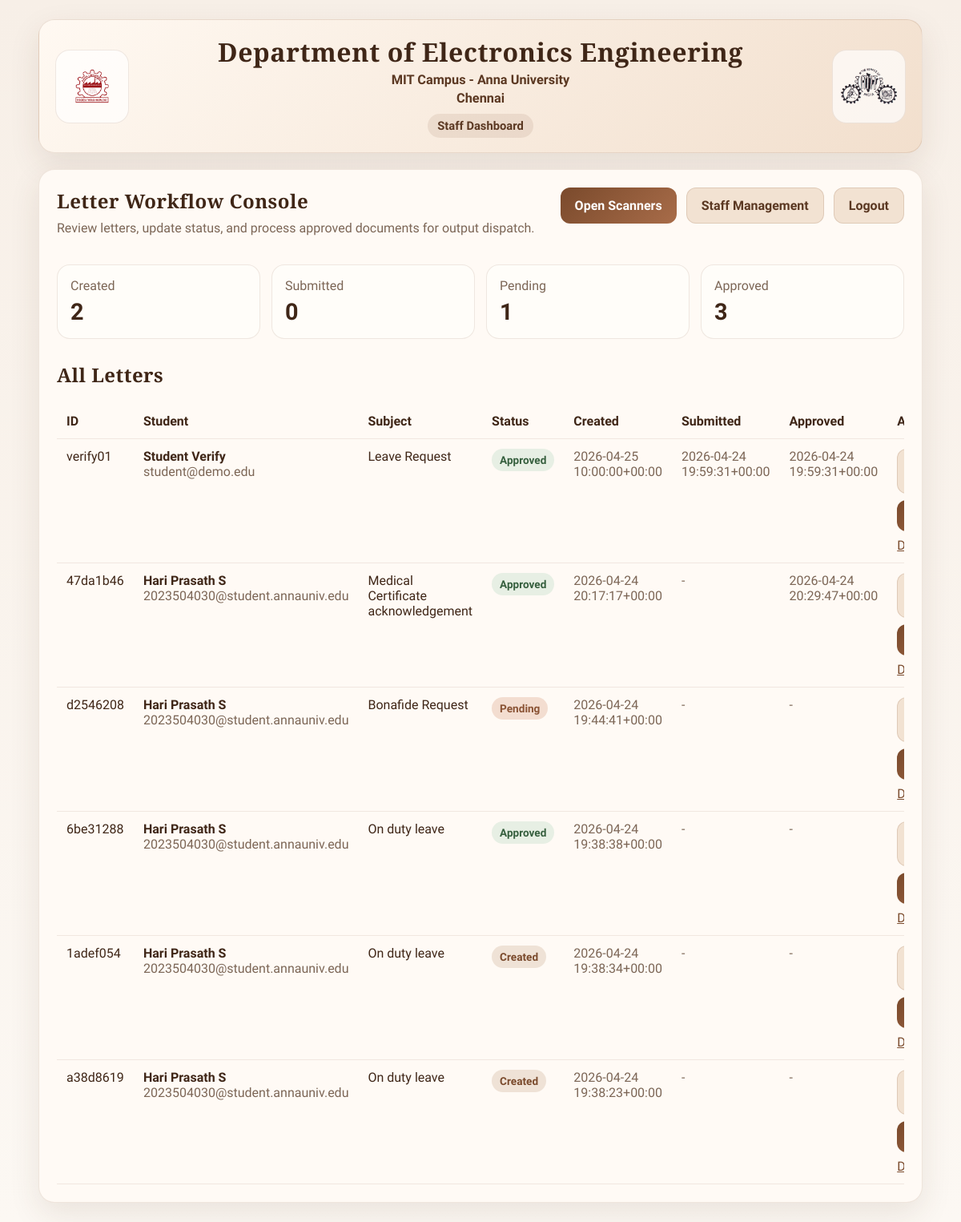
The app's page /dashboard/staff (signed in) with its own data.
### letterbox/models.py (models this page shows)
class Letter(db.Model):
    __tablename__ = "letters"
    __table_args__ = (
        CheckConstraint(
            "status IN ('Created', 'Submitted', 'Pending', 'Approved')",
            name="ck_letters_status",
        ),
    )
    app_id = db.Column(db.String(32), primary_key=True)
    name = db.Column(db.String(120), nullable=False)
    email = db.Column(db.String(255), nullable=False, index=True)
    phone = db.Column(db.String(30), nullable=False)
    subject = db.Column(db.String(255), nullable=False)
    description = db.Column(db.Text, nullable=False)
    status = db.Column(db.String(20), nullable=False, default="Created", index=True)
    generated_file_name = db.Column(db.String(255), nullable=True)
    qr_file_name = db.Column(db.String(255), nullable=True)
    created_at = db.Column(db.DateTime(timezone=True), nullable=False, default=utcnow, index=True)
    submitted_at = db.Column(db.DateTime(timezone=True), nullable=True)
    approved_at = db.Column(db.DateTime(timezone=True), nullable=True)

### letterbox/routes_staff.py (the view)
    @app.route("/dashboard/staff")
    @login_required
    @roles_required("staff", "admin")
    @staff_key_required
    def staff_dashboard():
        letters = Letter.query.order_by(Letter.created_at.desc(), Letter.app_id.desc()).all()
        counts = {status: 0 for status in settings.VALID_STATUSES}
        for letter in letters:
            counts[letter.status] = counts.get(letter.status, 0) + 1
        return render_template("staff_dashboard.html", letters=letters, counts=counts, name=session.get("name"))

### letterbox/auth.py (called while the page is built)
def login_required(fn):
    @wraps(fn)
    def wrapper(*args, **kwargs):
        if not session.get("username"):
            return redirect(url_for("login"))
        return fn(*args, **kwargs)
    return wrapper

def roles_required(*roles):
    allowed_roles = set(roles)
    def decorator(fn):
        @wraps(fn)
        def wrapper(*args, **kwargs):
            if session.get("role") not in allowed_roles:
                abort(403)
            return fn(*args, **kwargs)
        return wrapper
    return decorator

def staff_key_required(fn):
    @wraps(fn)
    def wrapper(*args, **kwargs):
        if session.get("role") in {"staff", "admin"} and settings.STAFF_ACCESS_KEY and not session.get("staff_key_ok"):
            return redirect(url_for("staff_login", message="Please sign in again with the admin key for staff access."))
        return fn(*args, **kwargs)
    return wrapper

### templates/staff_dashboard.html (shortened to what this page needs)
<!DOCTYPE html>
<html lang="en">
<head>
  <link rel="stylesheet" href="/static/style.css">
</head>
<body>
  <div class="container">
    {% set portal_tag = 'Staff Dashboard' %}
    {% include '_brand_banner.html' %}
    <div class="card">
      <div style="display:flex;justify-content:space-between;gap:16px;flex-wrap:wrap;align-items:flex-start;">
        <div>
          <h2 style="margin:0;">Letter Workflow Console</h2>
          <p class="muted" style="margin-top:8px;">Review letters, update status, and process approved documents for output dispatch.</p>
        </div>
        <div class="stack-actions">
          <a class="btn" href="/scanners">Open Scanners</a>
          <a class="btn btn-soft" href="/admin">Staff Management</a>
          <a class="btn btn-soft" href="/logout">Logout</a>
        </div>
      </div>
      <div class="dashboard-grid" style="margin-top:20px;">
        <div class="stat-box">
          <span class="muted">Created</span>
          <strong>{{ counts.Created or 0 }}</strong>
        </div>
        <div class="stat-box">
          <span class="muted">Submitted</span>
          <strong>{{ counts.Submitted or 0 }}</strong>
        </div>
        <div class="stat-box">
          <span class="muted">Pending</span>
          <strong>{{ counts.Pending or 0 }}</strong>
        </div>
        <div class="stat-box">
          <span class="muted">Approved</span>
          <strong>{{ counts.Approved or 0 }}</strong>
        </div>
      </div>
      <h2 style="margin-top:28px;">All Letters</h2>
      {% if letters %}
        <div class="table-wrap" style="margin-top:12px;">
          <table>
            <thead>
              <tr>
                <th>ID</th>
                <th>Student</th>
                <th>Subject</th>
                <th>Status</th>
                <th>Created</th>
                <th>Submitted</th>
                <th>Approved</th>
                <th>Actions</th>
              </tr>
            </thead>
            <tbody>
              {% for letter in letters %}
                <tr>
                  <td>{{ letter.app_id }}</td>
                  <td><strong>{{ letter.name }}</strong><br><span class="muted">{{ letter.email }}</span></td>
                  <td>{{ letter.subject }}</td>
                  <td><span class="status-pill {{ letter.status }}">{{ letter.status }}</span></td>
                  <td class="muted">{{ letter.created_at }}</td>
                  <td class="muted">{{ letter.submitted_at or '-' }}</td>
                  <td class="muted">{{ letter.approved_at or '-' }}</td>
                  <td>
                    <div style="display:flex;gap:8px;flex-wrap:wrap;">
                      <form method="post" action="/letters/{{ letter.app_id }}/review">
                        <button class="btn btn-soft" type="submit">Mark Pending</button>
                      </form>
                      <form method="post" action="/approve">
                        <button class="btn" type="submit">Approve</button>
                      </form>
                      <a href="/download/{{ letter.app_id }}" style="align-self:center;">Download</a>
                    </div>
                  </td>
                </tr>
              {% endfor %}
            </tbody>
          </table>
        </div>
      {% else %}
        <p class="muted" style="margin-top:14px;">No letters are available yet.</p>
      {% endif %}
    </div>
  </div>
</body>
</html>

### templates/_brand_banner.html
<div class="brand-banner {% if compact_banner %}compact{% endif %}">
  <div class="brand-logo-shell">
    <img src="{{ anna_logo_url }}" alt="Anna University logo placeholder">
  </div>
  <div class="brand-copy">
    <h1 class="dept">{{ department_title }}</h1>
    <div class="line">{{ campus_title }}</div>
    <div class="line">{{ city_title }}</div>
    {% if portal_tag %}
      <div class="portal-tag">{{ portal_tag }}</div>
    {% endif %}
  </div>
  <div class="brand-logo-shell">
    <img src="{{ mit_logo_url }}" alt="MIT Campus logo placeholder">
  </div>
</div>

### static/style.css (style rules this page uses)
:root { --coffee-900:#3f2617; --coffee-800:#5b3822; --coffee-700:#7a4a2c; --coffee-500:#a86c49; --skin-100:#fbf4ec; --skin-200:#f2e2d2; --skin-300:#e5c8ae; --card:#fffaf5; --line:#d6b79b; --muted:#7c6656; --success:#365f3e; --danger:#8a2d2d; --shadow:0 14px 38px rgba(74,45,27,.10); }
* { box-sizing:border-box }
body { margin:0; color:var(--coffee-900); font-family:"Source Sans 3", Arial, sans-serif; background:linear-gradient(180deg,#f7efe7 0%, #fcf8f3 100%); }
h1,h2,h3,h4 { font-family:"Cormorant Garamond", Georgia, serif; letter-spacing:.02em; }
a { color:var(--coffee-700) }
.container { max-width:1140px;margin:24px auto;padding:0 18px }
.card { background:var(--card); border:1px solid rgba(122,74,44,.12); border-radius:20px; padding:22px; box-shadow:var(--shadow); }
.btn { display:inline-flex; align-items:center; justify-content:center; gap:8px; padding:12px 18px; border:none; border-radius:12px; background:linear-gradient(135deg,var(--coffee-700),var(--coffee-500)); color:#fff; cursor:pointer; text-decoration:none; font-weight:700; }
.btn-soft { background:var(--skin-200); color:var(--coffee-800); border:1px solid rgba(122,74,44,.16); }
.small,.muted { color:var(--muted) }
.brand-banner { display:grid; grid-template-columns:92px 1fr 92px; gap:16px; align-items:center; padding:18px 20px; border-radius:20px; background:linear-gradient(135deg,#fff9f2, #f2dfcd); border:1px solid rgba(122,74,44,.14); box-shadow:var(--shadow); margin-bottom:20px; }
.brand-logo-shell { display:flex; align-items:center; justify-content:center; width:92px; height:92px; border-radius:18px; background:rgba(255,255,255,.68); border:1px solid rgba(122,74,44,.12); }
.brand-logo-shell img { width:70px; height:70px; object-fit:contain; }
.brand-copy { text-align:center }
.brand-copy .dept { font-size:2rem; font-weight:700; margin:0; color:var(--coffee-900); }
.brand-copy .line { margin-top:4px; font-size:1.02rem; color:var(--coffee-800); font-weight:600; }
.portal-tag { display:inline-flex; margin-top:10px; padding:6px 12px; border-radius:999px; background:rgba(122,74,44,.10); color:var(--coffee-800); font-weight:700; font-size:.92rem; }
.dashboard-grid { display:grid; grid-template-columns:repeat(4,minmax(0,1fr)); gap:14px; }
.stat-box { padding:16px; border-radius:16px; background:#fffdf9; border:1px solid rgba(122,74,44,.12); }
.stat-box strong { display:block; font-size:1.8rem; margin-top:6px; color:var(--coffee-900); }
.status-pill { display:inline-block; padding:6px 10px; border-radius:999px; font-size:.85rem; font-weight:700; }
.status-pill.Created { background:#efe2d6;color:#7a4a2c }
.status-pill.Pending { background:#f3ddd0;color:#8a5334 }
.status-pill.Approved { background:#e7efe4;color:var(--success) }
table { width:100%;border-collapse:collapse }
th,td { padding:12px;border-bottom:1px solid rgba(122,74,44,.10);text-align:left;vertical-align:top }
.table-wrap { overflow-x:auto;-webkit-overflow-scrolling:touch }
.table-wrap table { min-width:720px }
.stack-actions { display:flex;gap:12px;flex-wrap:wrap }

### records on screen
Letter: app_id "verify01", name "Student Verify", email "student@demo.edu", subject "Leave Request", status "Approved", created_at "2026-04-25 10:00:00+00:00", submitted_at "2026-04-24 19:59:31+00:00", approved_at "2026-04-24 19:59:31+00:00"
Letter: app_id "47da1b46", name "Hari Prasath S", email "2023504030@student.annauniv.edu", subject "Medical Certificate acknowledgement", status "Approved", created_at "2026-04-24 20:17:17+00:00", submitted_at "-", approved_at "2026-04-24 20:29:47+00:00"
Letter: app_id "d2546208", name "Hari Prasath S", email "2023504030@student.annauniv.edu", subject "Bonafide Request", status "Pending", created_at "2026-04-24 19:44:41+00:00", submitted_at "-", approved_at "-"
Letter: app_id "6be31288", name "Hari Prasath S", email "2023504030@student.annauniv.edu", subject "On duty leave", status "Approved", created_at "2026-04-24 19:38:38+00:00", submitted_at "-", approved_at "-"
Letter: app_id "1adef054", name "Hari Prasath S", email "2023504030@student.annauniv.edu", subject "On duty leave", status "Created", created_at "2026-04-24 19:38:34+00:00", submitted_at "-", approved_at "-"
Letter: app_id "a38d8619", name "Hari Prasath S", email "2023504030@student.annauniv.edu", subject "On duty leave", status "Created", created_at "2026-04-24 19:38:23+00:00", submitted_at "-", approved_at "-"

### other values on screen
{{ department_title }} "Department of Electronics Engineering"
{{ campus_title }} "MIT Campus - Anna University"
{{ city_title }} "Chennai"
{{ portal_tag }} "Staff Dashboard"
{{ counts.Created or 0 }} "2"
{{ counts.Submitted or 0 }} "0"
{{ counts.Pending or 0 }} "1"
{{ counts.Approved or 0 }} "3"
